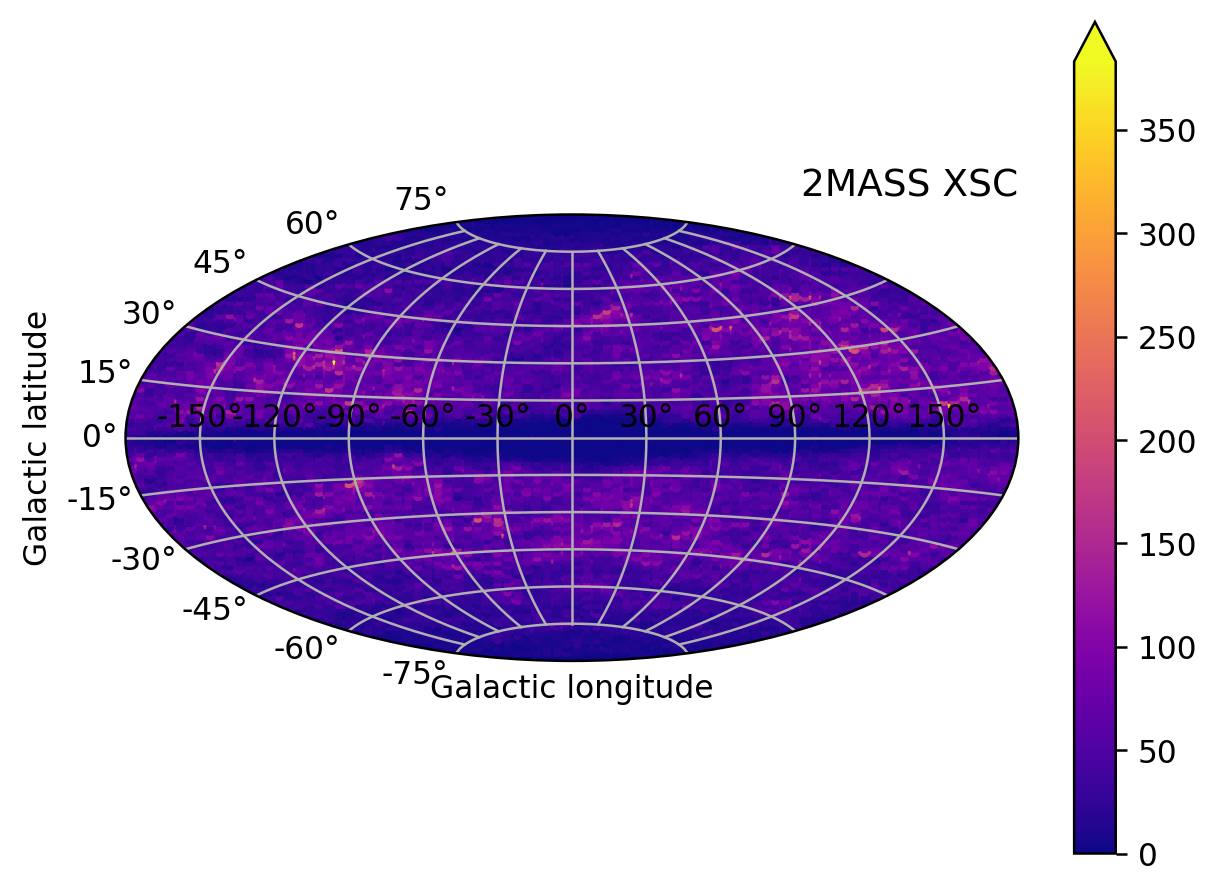

Here is the Python script that generated this plot:
#!/usr/pkg/bin/python3.9

#
# Time-stamp: <2022/11/20 23:04:43 (CST) daisuke>
#

# importing gzip module
import gzip

# importing numpy module
import numpy

# importing matplotlib module
import matplotlib.figure
import matplotlib.backends.backend_agg

# files
list_file_cat = ['xsc_aaa.gz', 'xsc_baa.gz']
file_output   = 'ai202209_s10_03_03.png'

# lists for storing data
list_glon_rad = []
list_glat_rad = []

# reading catalogue files
for file_cat in list_file_cat:
    # printing status
    print ("reading the file \"%s\"..." % (file_cat) )

    # opening file
    with gzip.open (file_cat, 'rb') as fh:
        # reading lines
        for line in fh:
            # decoding byte data
            line = line.decode ('utf-8')
            # splitting line
            records = line.split ('|')
            # extracting data
            glon_str = records[6].strip ()
            glat_str = records[7].strip ()
            # skip, if any of data is missing.
            if ( (glon_str == '') or (glat_str == '') ):
                continue
            # conversion from string to float
            glon_deg = float (glon_str)
            glat_deg = float (glat_str)
            # deg --> radian
            glon_rad = glon_deg / 180.0 * numpy.pi
            if (glon_rad > numpy.pi):
                glon_rad -= 2.0 * numpy.pi
            glat_rad = glat_deg / 180.0 * numpy.pi
            # appending data to lists
            list_glon_rad.append (glon_rad)
            list_glat_rad.append (glat_rad)

    # printing status
    print ("done!")

# printing status
print ("constructing numpy arrays...")

# making numpy arrays
data_glon_rad = numpy.array (list_glon_rad)
list_glon_rad.clear ()
data_glat_rad = numpy.array (list_glat_rad)
list_glat_rad.clear ()

# printing status
print ("done!")

# printing status
print ("generating a plot...")

# making objects "fig" and "ax"
fig    = matplotlib.figure.Figure ()
canvas = matplotlib.backends.backend_agg.FigureCanvasAgg (fig)
ax     = fig.add_subplot (111, projection="aitoff")

# axes
ax.grid ()
ax.set_title ('2MASS XSC', loc='right')
ax.set_xlabel ('Galactic longitude')
ax.set_ylabel ('Galactic latitude')

# plotting data
dist = ax.hexbin (data_glon_rad, data_glat_rad, gridsize=180, \
                  cmap=matplotlib.cm.plasma)
fig.colorbar (dist, ax=ax, spacing='uniform', extend='max')

# saving file
fig.savefig (file_output, bbox_inches="tight", dpi=225)

# printing status
print ("done!")
